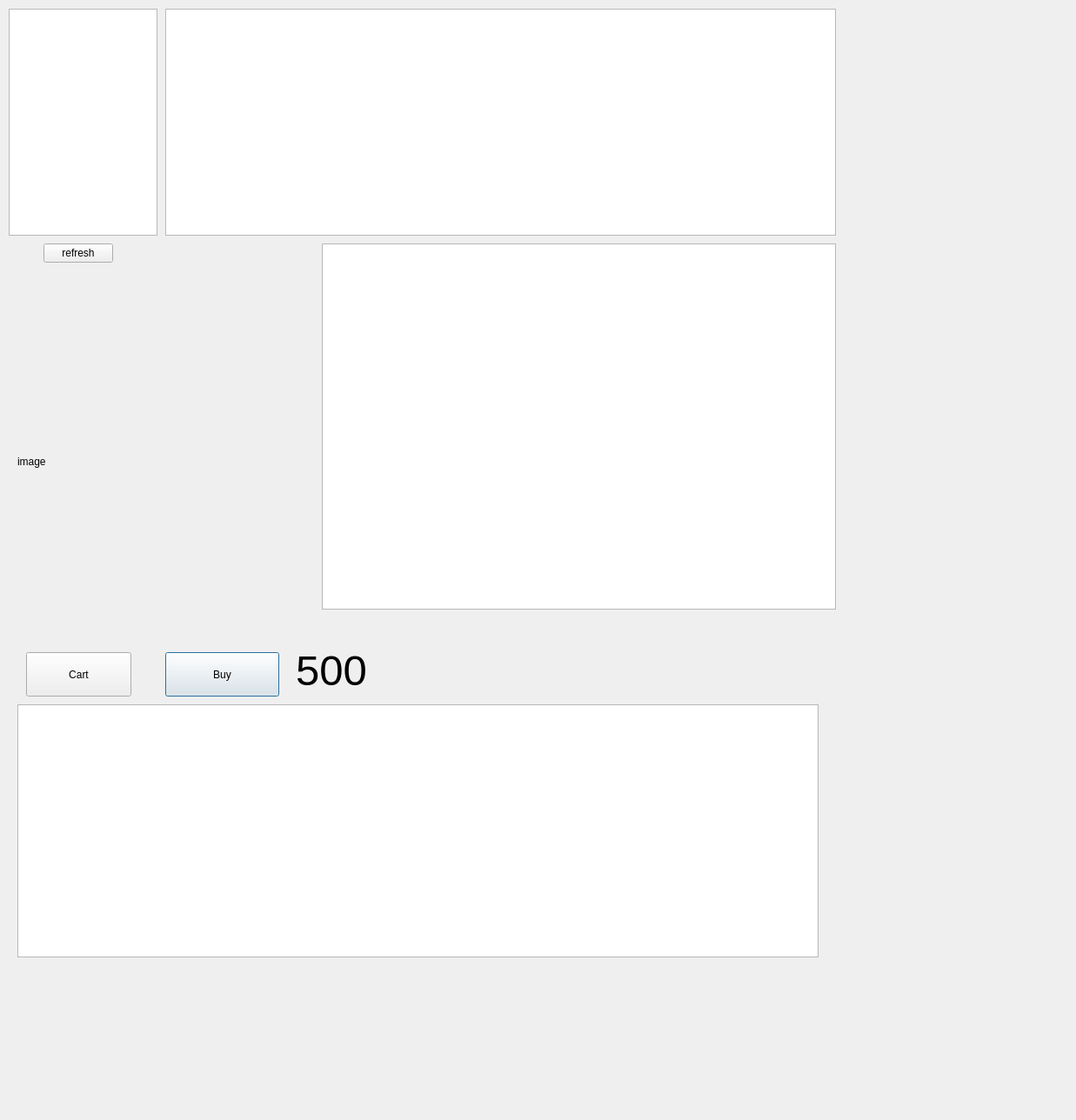
<?xml version="1.0" encoding="UTF-8"?>
<ui version="4.0">
 <class>ClientWindow</class>
 <widget class="QDialog" name="ClientWindow">
  <property name="geometry">
   <rect>
    <x>0</x>
    <y>0</y>
    <width>1237</width>
    <height>1288</height>
   </rect>
  </property>
  <property name="windowTitle">
   <string>Dialog</string>
  </property>
  <widget class="QTableView" name="categotyView">
   <property name="geometry">
    <rect>
     <x>10</x>
     <y>10</y>
     <width>171</width>
     <height>261</height>
    </rect>
   </property>
  </widget>
  <widget class="QTableView" name="bookView">
   <property name="geometry">
    <rect>
     <x>190</x>
     <y>10</y>
     <width>771</width>
     <height>261</height>
    </rect>
   </property>
   <property name="font">
    <font>
     <stylestrategy>PreferAntialias</stylestrategy>
    </font>
   </property>
   <property name="acceptDrops">
    <bool>false</bool>
   </property>
  </widget>
  <widget class="QLabel" name="imageLabel">
   <property name="geometry">
    <rect>
     <x>20</x>
     <y>340</y>
     <width>331</width>
     <height>381</height>
    </rect>
   </property>
   <property name="text">
    <string>image</string>
   </property>
  </widget>
  <widget class="QPushButton" name="pushButton">
   <property name="geometry">
    <rect>
     <x>190</x>
     <y>750</y>
     <width>131</width>
     <height>51</height>
    </rect>
   </property>
   <property name="text">
    <string>Buy</string>
   </property>
  </widget>
  <widget class="QLabel" name="priceLabel">
   <property name="geometry">
    <rect>
     <x>340</x>
     <y>740</y>
     <width>281</width>
     <height>61</height>
    </rect>
   </property>
   <property name="font">
    <font>
     <pointsize>37</pointsize>
    </font>
   </property>
   <property name="text">
    <string>500</string>
   </property>
  </widget>
  <widget class="QLabel" name="starLabel">
   <property name="geometry">
    <rect>
     <x>30</x>
     <y>690</y>
     <width>291</width>
     <height>51</height>
    </rect>
   </property>
   <property name="font">
    <font>
     <pointsize>33</pointsize>
    </font>
   </property>
   <property name="text">
    <string/>
   </property>
  </widget>
  <widget class="QTableView" name="feebBackView">
   <property name="geometry">
    <rect>
     <x>20</x>
     <y>810</y>
     <width>921</width>
     <height>291</height>
    </rect>
   </property>
  </widget>
  <widget class="QPushButton" name="refreshButton">
   <property name="geometry">
    <rect>
     <x>50</x>
     <y>280</y>
     <width>80</width>
     <height>22</height>
    </rect>
   </property>
   <property name="text">
    <string>refresh</string>
   </property>
  </widget>
  <widget class="QTextBrowser" name="textBrowser">
   <property name="geometry">
    <rect>
     <x>370</x>
     <y>280</y>
     <width>591</width>
     <height>421</height>
    </rect>
   </property>
   <property name="font">
    <font>
     <pointsize>15</pointsize>
    </font>
   </property>
  </widget>
  <widget class="QPushButton" name="pushButton_2">
   <property name="geometry">
    <rect>
     <x>30</x>
     <y>750</y>
     <width>121</width>
     <height>51</height>
    </rect>
   </property>
   <property name="text">
    <string>Cart</string>
   </property>
  </widget>
 </widget>
 <resources/>
 <connections/>
</ui>
